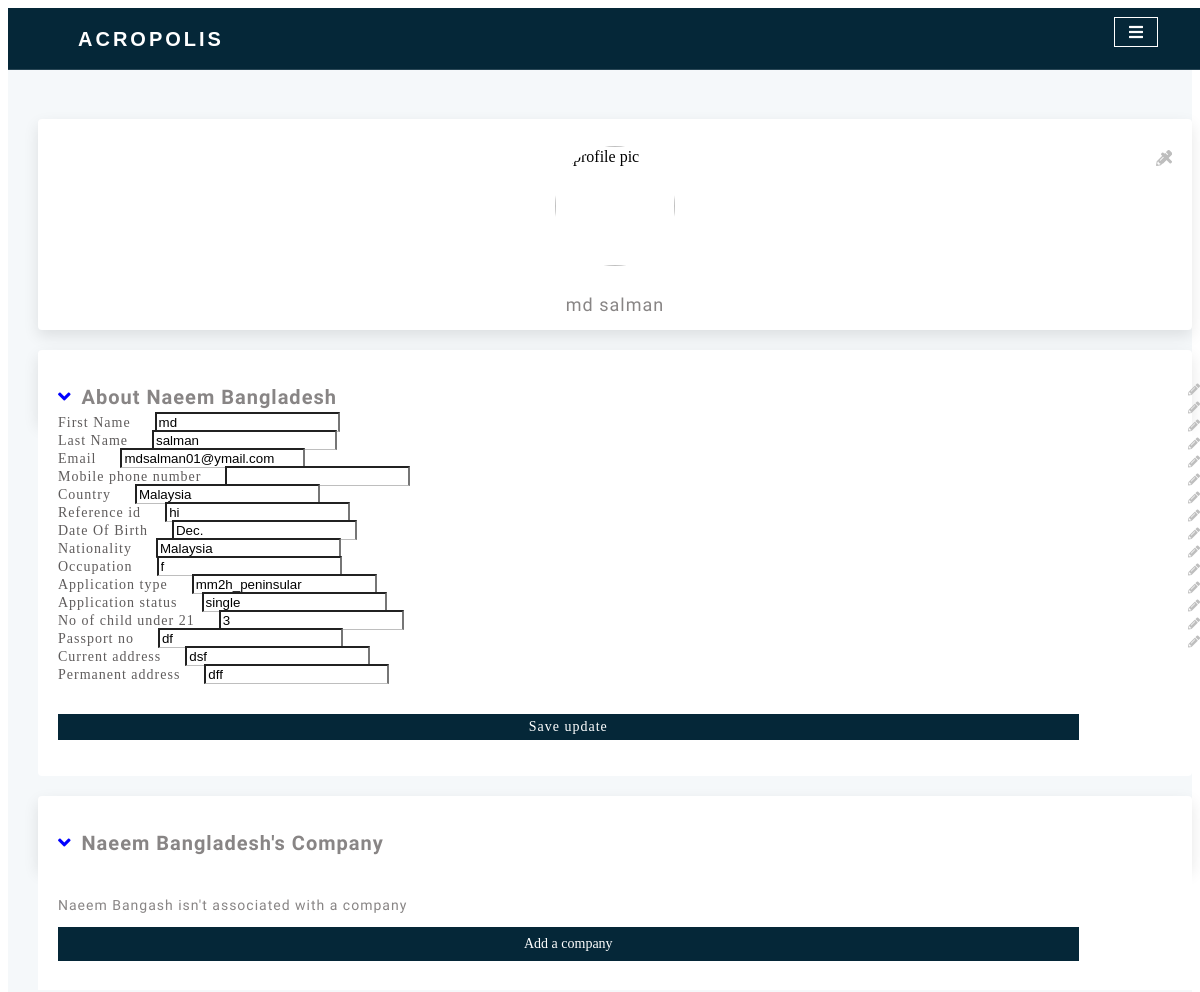
Before: /userProfileApp/profile/ (signed in, upper part) with the older database file.
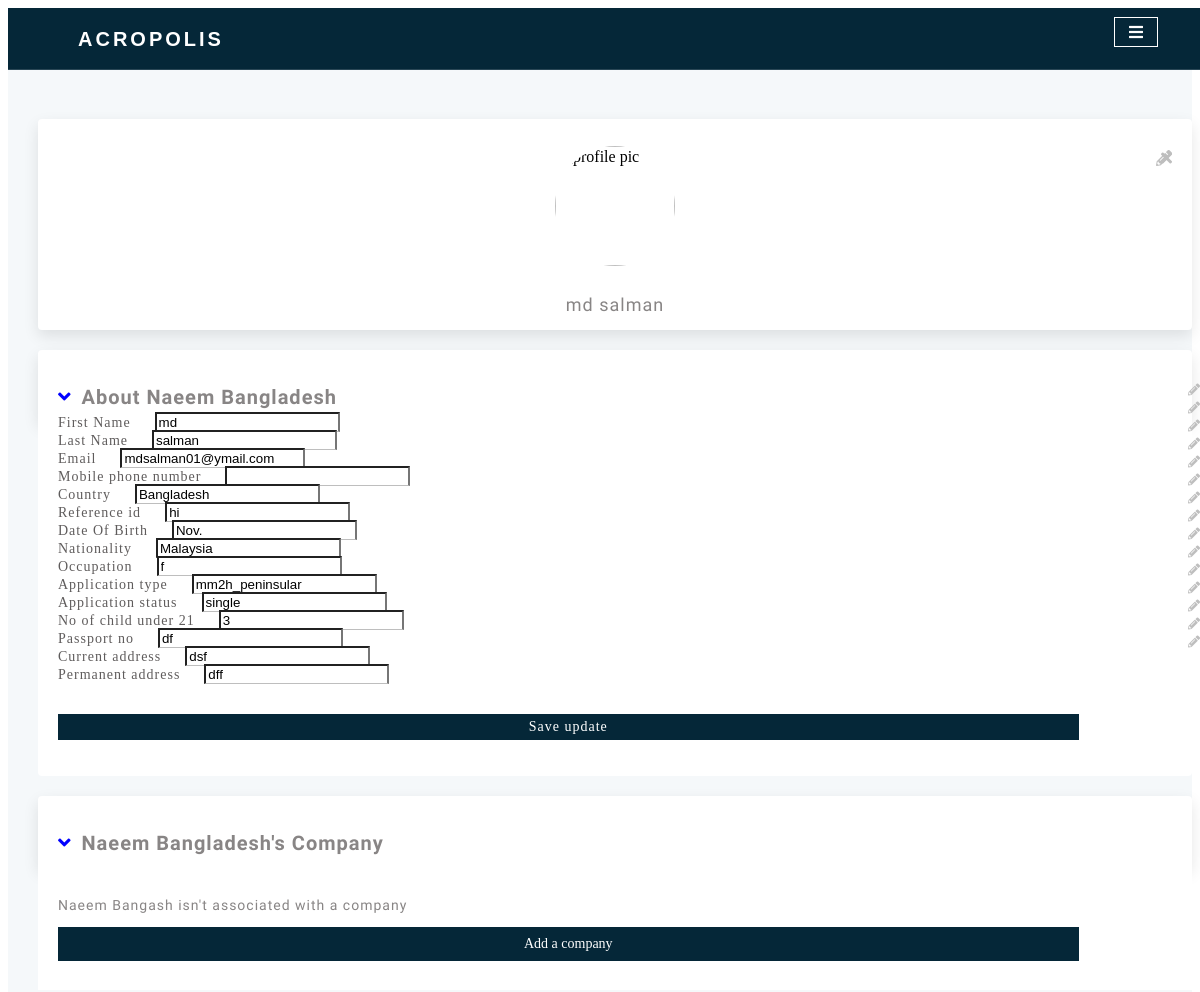
After: the same page with the newer database file.
### coreApp/models.py (models this page shows, shortened)
class User(AbstractUser):
    _client_status_list = (
            ('subscriber', 'Subscriber'),
            ('qualified', 'Qualified'),
            ('qual-lead', 'Qual-Lead'),
            ('lead', 'Lead'),
            ('applied', 'Applied'),
            ('approved', 'Approved'),
            ('rejected', 'Rejected'),
            ('drop_out', 'Drop Out'),
            ('un_subscribed', 'Un-subscribed')
        )
    username = models.CharField(max_length=150, unique=False, null=True, blank=True)
    email = models.EmailField(unique=True, null=False)
    profile_pic = models.FileField(upload_to='user_profile_pic', null=True, blank=True)
    client_status = models.CharField(max_length=50, null=True, blank=True, choices=_client_status_list)
    is_staff = models.BooleanField(
        _('staff status'),
        default=False,
        help_text=_('Designates whether the user can log into this site.'),
    )
    is_active = models.BooleanField(
        _('active'),
        default=True,
        help_text=_(
            'Designates whether this user should be treated as active. '
            'Unselect this instead of deleting accounts.'
        ),
    )
    USERNAME_FIELD = 'email'
    REQUIRED_FIELDS = []
    objects = MyUserManager()
    @property
    def full_name(self):
        return self.first_name+' '+self.last_name

### userProfileApp/models.py (models this page shows, shortened)
class AcropolisModel(models.Model):
    _application_type_list = (
            ('mm2h_peninsular', 'MM2 Peninsular'),
            ('mm2h_sarawak', 'MM2H Sarawak'),
            )
    _application_status_list = (('single_application', 'Single Application'),
                                ('family_application', 'Family Application'))
    user_profile = models.OneToOneField(settings.AUTH_USER_MODEL, null=True, on_delete=models.SET_NULL)
    referenceID = models.CharField(max_length=50, null=True, blank=True)
    image = models.FileField(upload_to='ProfilePics/', null=True, blank=True)
    date_of_birth = models.DateField(null=True, blank=True)
    passport_no = models.CharField(max_length=50, null=True,blank=True)
    country_of_residence = models.CharField(max_length=50, null=True, blank=True, choices=all_countries())
    nationality = models.CharField(max_length=100, null=True, blank=True, choices=all_countries())
    occupation = models.CharField(max_length=100, null=True, blank=True)
    name_of_the_spouse = models.CharField(max_length=100, null=True, blank=True)
    no_of_chldrn_U21 = models.IntegerField(null=True, blank=True)
    current_add = models.TextField(max_length=1000, null=True, blank=True)
    permanent_add = models.TextField(max_length=1000, null=True,blank=True)
    email_add = models.EmailField(null=True, blank=True)
    is_business_set_up = models.BooleanField(default=False, null=True,blank=True)
    country_code_1= models.CharField(max_length=50, null=True,blank=True)
    area_code_1= models.CharField(max_length=50, null=True,blank=True)
    phone_no_1 = models.CharField(max_length=50, null=True,blank=True)
    country_code_2 = models.CharField(max_length=50, null=True, blank=True)
    area_code_2 = models.CharField(max_length=50, null=True, blank=True)
    phone_no_2 = models.CharField(max_length=50, null=True, blank=True)
    application_type = models.CharField(max_length=50, null=True, blank=True, choices=_application_type_list)
    application_status = models.CharField(max_length=50, null=True, blank=True, choices=_application_status_list)

### userProfileApp/views.py (the view, shortened to what this page needs)
# urls.py: path('profile/', views.usr_profile, name='usrProfile'),
@login_required
def usr_profile(request):
    if request.user.is_superuser:  # checks wether the user is a superuser.
        return HttpResponseRedirect(reverse('superAdmin:dashboard'))
    acropolis_form = AcropolisForm(instance=request.user.acropolismodel)
    sarawak_form = SarawakForm(instance=request.user.sarawakmodel)
    visa_form = VisaForm(instance=request.user.visamodel)
    context = {
        'current_birth_certificate_file_ids': list(request.user.birthcertificatefile_set.all().values_list('id', flat=True)),
        'current_marriage_certificate_file_ids': list(request.user.marriagecertificatefile_set.all().values_list('id', flat=True)),
        'current_passport_copy_ids': list(request.user.passportcopyfile_set.all().values_list('id', flat=True)),
        'current_bank_statement_file_ids': list(request.user.bankstatementfile_set.all().values_list('id', flat=True)),
        'this_user': request.user,
        'acropolis_form': acropolis_form,
        'sarawak_form': sarawak_form,
        'visa_form' : visa_form
    }
    return render(request, 'userProfileApp/userProfilePage.html', context)

### userProfileApp/forms.py (shortened to what this page needs)
class AcropolisForm(ModelForm):
    first_name = forms.CharField(widget=forms.TextInput(), max_length=100, required=False)
    last_name = forms.CharField(widget=forms.TextInput(), max_length=100, required=False)
    class Meta:
        model = AcropolisModel
        fields = '__all__'
    def __init__(self, *args, **kwargs):
        super(AcropolisForm, self).__init__(*args, **kwargs)
        self.instance = kwargs['instance']
        self.fields['first_name'].initial = self.instance.user_profile.first_name
        self.fields['last_name'].initial = self.instance.user_profile.last_name

class SarawakForm(ModelForm):
    class Meta:
        model = SarawakModel
        fields = '__all__'

### coreApp/custom_utils.py (called while the page is built)
	def process_request(self, request):
		GetCurrentUserMiddleWare.thread_local.current_user = request.user

### userProfileApp/templates/userProfileApp/userProfilePage.html (shortened to what the changed rows need)
{% extends 'base.html' %}
{% load static %}
{% block content %}
    <section id="main-body">
      <div class="container">
         <div class="row">
                <div class="col-lg-4 side-body-padding">
                    <div class="body-profile-box">
                        <span class="main-profile-edit"><i style="" class="fas fa-times pic-update-edit profilePicUploadRemove"></i></span>
                        <span class="main-profile-edit"><i class="fas fa-pencil-alt pic-update-edit profilePicUploadButton"></i></span>
                        {% if this_user.profile_pic %}
                          <img src="{{ this_user.profile_pic.url }}" class="main-profile-pic mainProfilePic">
                        {% else %}
                          <img src="" class="main-profile-pic mainProfilePic" alt="profile pic">
                        {% endif %}
                        <p class="main-profile-user">{{ this_user.full_name }}</p>
                    </div>
                    <div class="body-profile-input-box">
                        <form>
                          <div class="form-group single-group-box">
                            <label for="formGroupExampleInput" class="bmd-label-floating input-name-class infoLabel ">First Name
                            <span class="infoMsg">
                            </span>
                            </label>
                            <input type="text" class="form-control input-box-class infoField" data-field-name='first_name' id="" value="{{ this_user.first_name }}">
                            <i class="fas fa-pencil-alt input-icon-class"></i>
                          </div>
                          <div class="form-group single-group-box">
                            <label for="formGroupExampleInput2" class="bmd-label-floating input-name-class infoLabel">Last Name
                            <span class="infoMsg">
                            </span>
                            </label>
                            <input type="text" class="form-control input-box-class infoField" id="" data-field-name='last_name' value="{{ this_user.last_name }}">
                            <i class="fas fa-pencil-alt input-icon-class"></i>
                          </div>
                          <div class="form-group single-group-box">
                            <label for="formGroupExampleInput2" class="bmd-label-floating input-name-class infoLabel">Email
                            <span class="infoMsg">
                            </span>
                            </label>
                            <input type="text" class="form-control input-box-class infoField" data-field-name='email' value="{{ this_user.email }}">
                            <i class="fas fa-pencil-alt input-icon-class"></i>
                          </div>
                          <div class="form-group single-group-box">
                            <label for="formGroupExampleInput2" class="bmd-label-floating input-name-class">Country
                            <span class="infoMsg">
                            </span>
                            </label>
                            <input type="text" class="form-control input-box-class infoField" id="" data-field-name='country_of_residence' value={{ request.user.acropolismodel.country_of_residence }}>
                            <i class="fas fa-pencil-alt input-icon-class"></i>
                          </div>
                          <div class="form-group single-group-box">
                            <label for="formGroupExampleInput2" class="bmd-label-floating input-name-class">Reference id
                            <span class="infoMsg">
                            </span>
                            </label>
                            <input type="text" class="form-control input-box-class infoField" data-field-name='referenceID'  id="" value={{ request.user.acropolismodel.referenceID }}>
                            <i class="fas fa-pencil-alt input-icon-class"></i>
                          </div>
                          <div class="form-group single-group-box">
                            <label for="formGroupExampleInput2" class="bmd-label-floating input-name-class">Date Of Birth
                            <span class="infoMsg">
                            </span>
                            </label>
                            <input type="text" class="form-control input-box-class infoField" data-field-name='date_of_birth' id="" value={{ request.user.acropolismodel.date_of_birth }}>
                            <i class="fas fa-pencil-alt input-icon-class"></i>
                          </div>
                          <div class="form-group single-group-box">
                            <label for="formGroupExampleInput2" class="bmd-label-floating input-name-class">Nationality
                            <span class="infoMsg">
                            </span>
                            </label>
                            <input type="text" class="form-control input-box-class infoField" data-field-name='nationality' id="" value={{ request.user.acropolismodel.nationality }}>
                            <i class="fas fa-pencil-alt input-icon-class"></i>
                          </div>
                          <div class="form-group single-group-box">
                            <label for="formGroupExampleInput2" class="bmd-label-floating input-name-class">Occupation
                            <span class="infoMsg">
                            </span>
                            </label>
                            <input type="text" class="form-control input-box-class infoField" id="" data-field-name='occupation' value={{ request.user.acropolismodel.occupation }}>
                            <i class="fas fa-pencil-alt input-icon-class"></i>
                          </div>
                          <div class="form-group single-group-box">
                            <label for="formGroupExampleInput2" class="bmd-label-floating input-name-class">Application type
                            <span class="infoMsg">
                            </span>
                            </label>
                            <input type="text" class="form-control input-box-class infoField" id="" data-field-name='application_type' value={{ request.user.acropolismodel.application_type }}>
                            <i class="fas fa-pencil-alt input-icon-class"></i>
                          </div>
                          <div class="form-group single-group-box">
                            <label for="formGroupExampleInput2" class="bmd-label-floating input-name-class">No of child under 21
                            <span class="infoMsg">
                            </span>
                            </label>
                            <input type="text" class="form-control input-box-class infoField" id="" data-field-name='no_of_chldrn_U21' value={{ request.user.acropolismodel.no_of_chldrn_U21 }}>
                            <i class="fas fa-pencil-alt input-icon-class"></i>
                          </div>
                          <div class="form-group single-group-box">
                            <label for="formGroupExampleInput2" class="bmd-label-floating input-name-class">Passport no
                            <span class="infoMsg">
                            </span>
                            </label>
                            <input type="text" class="form-control input-box-class infoField" id="" data-field-name='passport_no' value={{ request.user.acropolismodel.passport_no }}>
                            <i class="fas fa-pencil-alt input-icon-class"></i>
                          </div>
                          <div class="form-group single-group-box">
                            <label for="formGroupExampleInput2" class="bmd-label-floating input-name-class">Current address
                            <span class="infoMsg">
                            </span>
                            </label>
                            <input type="text" class="form-control input-box-class infoField" id="" data-field-name='current_add' value={{ request.user.acropolismodel.current_add }}>
                            <i class="fas fa-pencil-alt input-icon-class"></i>
                          </div>
                          <div class="form-group single-group-box">
                            <label for="formGroupExampleInput2" class="bmd-label-floating input-name-class">Permanent  address
                            <span class="infoMsg">
                            </span>
                            </label>
                            <input type="text" class="form-control input-box-class infoField" id="" data-field-name='permanent_add' value={{ request.user.acropolismodel.permanent_add }}>
                            <i class="fas fa-pencil-alt input-icon-class"></i>
                          </div>
                        </form>
                    </div>
                </div>
         </div>
      </div>
    </section>
{% endblock %}

Changed rows visible on the page:
changed User "md salman": user.acropolismodel.country_of_residence "Malaysia" → "Bangladesh"
Other visible differences:
form field value: "Dec." → "Nov."
